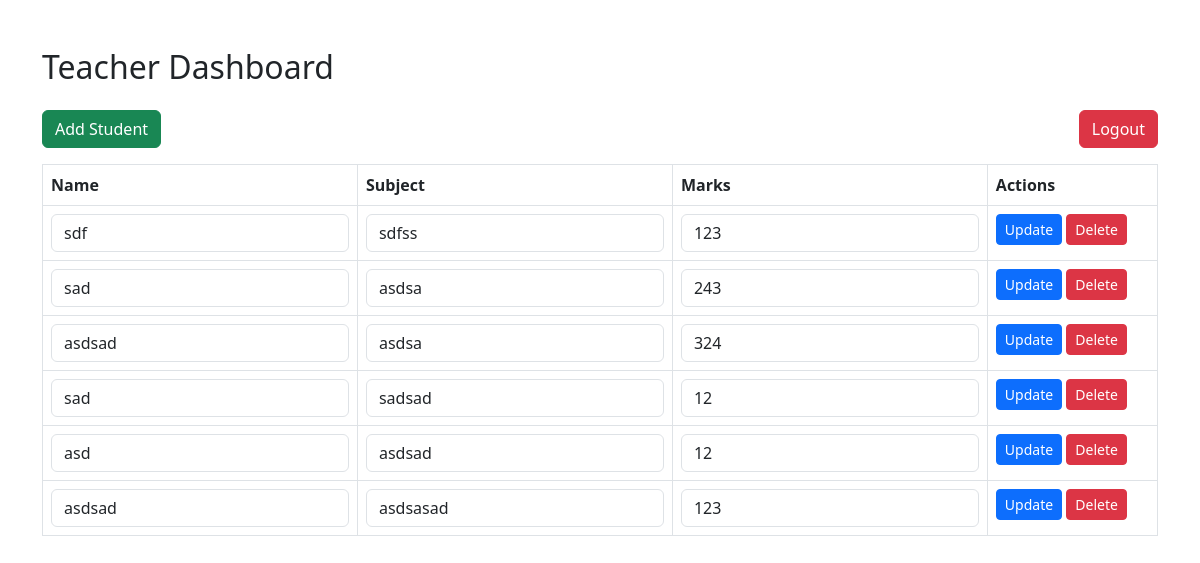
Page /dashboard/ (signed in) on the earlier database version.
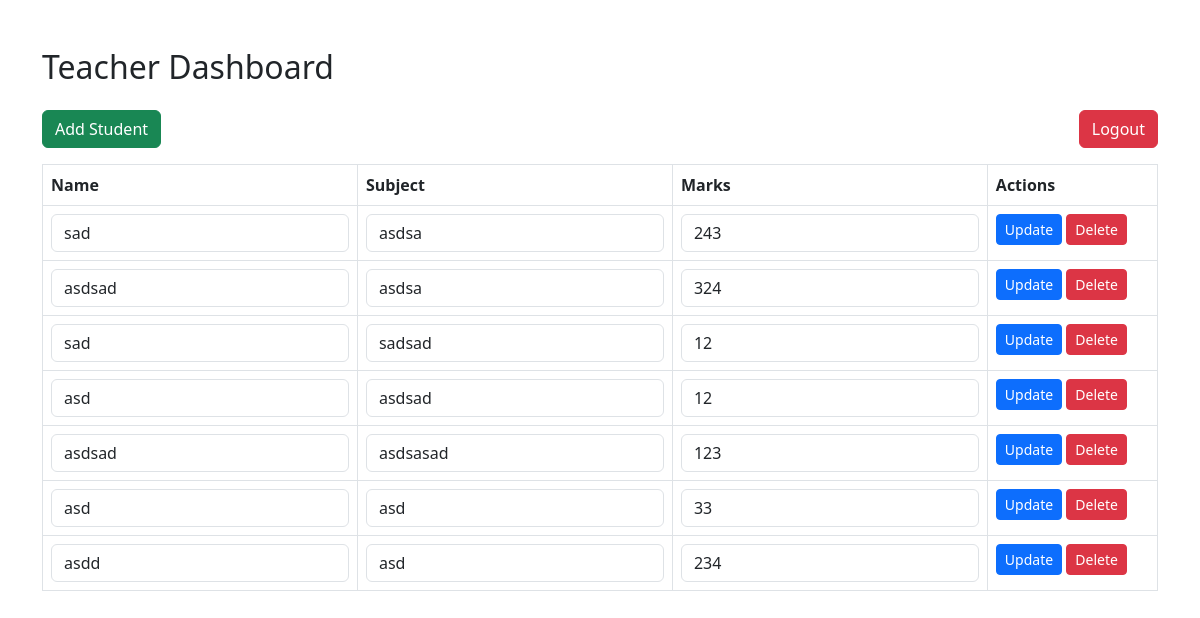
Same page on the later database version.
### main/models.py (models this page shows, shortened)
class Student(models.Model):
    name = models.CharField(max_length=100)
    subject = models.CharField(max_length=100)
    marks = models.IntegerField()
    class Meta:
        unique_together = ('name', 'subject')

### main/views.py (the view)
# urls.py: path('dashboard/', views.dashboard, name='dashboard'),
@login_required
def dashboard(request):
    try:
        students = Student.objects.all()
        form = StudentForm()
    except Exception as e:
        messages.error(request, "Failed to load student data. Please try again later.")
        students = []
        form = StudentForm()
    return render(request, 'main/dashboard.html', {'students': students, 'form': form})

### main/forms.py
class StudentForm(forms.ModelForm):
    class Meta:
        model = Student
        fields = ['name', 'subject', 'marks']

### main/templates/main/dashboard.html (shortened to what this page needs)
{% extends 'main/base.html' %}
{% block content %}
<h2 class="mb-4">Teacher Dashboard</h2>
<button class="btn btn-success mb-3" data-bs-toggle="modal" data-bs-target="#addStudentModal">Add Student</button>
<a href="{% url 'logout' %}" class="btn btn-danger mb-3 float-end">Logout</a>
<table class="table table-bordered">
    <thead>
        <tr>
            <th>Name</th>
            <th>Subject</th>
            <th>Marks</th>
            <th>Actions</th>
        </tr>
    </thead>
    <tbody>
        {% for student in students %}
        <tr>
            <form method="post" action="{% url 'edit_student' student.id %}">
                <td><input type="text" name="name" value="{{ student.name }}" class="form-control" required></td>
                <td><input type="text" name="subject" value="{{ student.subject }}" class="form-control" required></td>
                <td><input type="number" name="marks" value="{{ student.marks }}" class="form-control" required></td>
                <td>
                    <button class="btn btn-primary btn-sm">Update</button>
                    <a href="{% url 'delete_student' student.id %}" class="btn btn-danger btn-sm">Delete</a>
                </td>
            </form>
        </tr>
        {% endfor %}
    </tbody>
</table>
{% endblock %}

### main/templates/main/base.html (shortened to what this page needs)
{% load static %}
<!DOCTYPE html>
<html lang="en">
<head>
    <link href="https://cdn.jsdelivr.net/npm/bootstrap@5.3.0/dist/css/bootstrap.min.css" rel="stylesheet">
</head>
<body>
<div class="container mt-5">
    {% block content %}{% endblock %}
</div>
<div aria-live="polite" aria-atomic="true" class="position-relative">
  <div class="toast-container position-fixed top-0 end-0 p-3" id="toastContainer"></div>
</div>
</body>
</html>

Differences in the rows shown:
removed Student: name "sdf", subject "sdfss", marks "123"
added Student: name "asd", subject "asd", marks "33"
added Student: name "asdd", subject "asd", marks "234"
